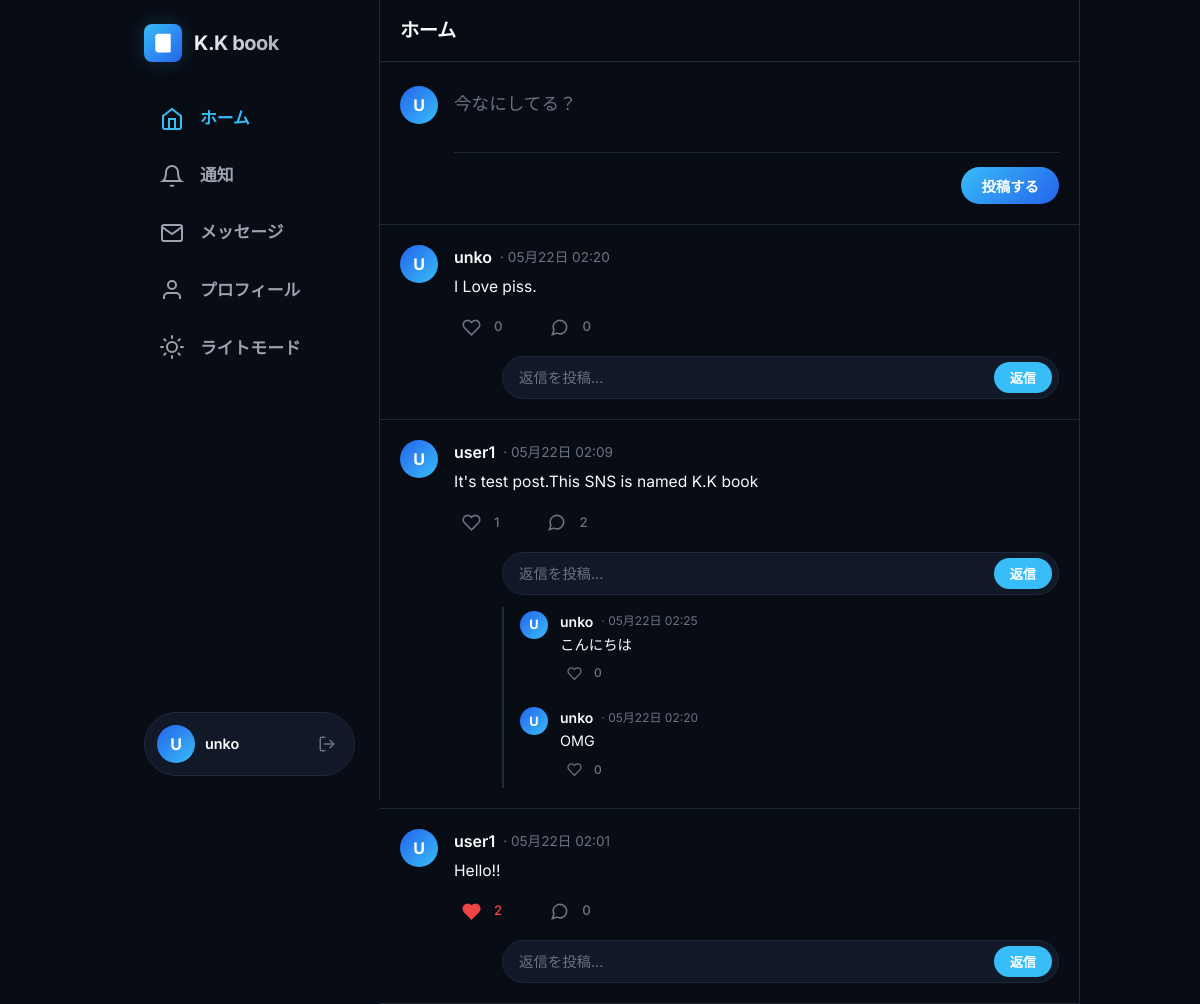
The app's page / (signed in) with its own data.
### models.py (models this page shows)
class User(UserMixin, db.Model):
    id = db.Column(db.Integer, primary_key=True)
    username = db.Column(db.String(150), unique=True, nullable=False)
    password_hash = db.Column(db.String(150), nullable=False)
    posts = db.relationship('Post', backref='author', lazy=True)
    reactions = db.relationship('Reaction', backref='user', lazy=True)

class Post(db.Model):
    id = db.Column(db.Integer, primary_key=True)
    user_id = db.Column(db.Integer, db.ForeignKey('user.id'), nullable=False)
    content = db.Column(db.Text, nullable=False)
    created_at = db.Column(db.DateTime, default=datetime.utcnow)
    parent_id = db.Column(db.Integer, db.ForeignKey('post.id'), nullable=True) # リプライ用の自己参照
    replies = db.relationship('Post', backref=db.backref('parent', remote_side=[id]), lazy='dynamic')
    reactions = db.relationship('Reaction', backref='post', lazy='dynamic', cascade="all, delete-orphan")
    @property
    def ordered_replies(self):
        return self.replies.order_by(Post.created_at.desc()).all()

### app.py (the view)
@app.route('/')
@login_required
def index():
    posts = Post.query.filter_by(parent_id=None).order_by(Post.created_at.desc()).all()
    return render_template('index.html', posts=posts)

### app.py (called while the page is built)
@login_manager.user_loader
def load_user(user_id):
    return User.query.get(int(user_id))

### templates/index.html (shortened to what this page needs)
<!DOCTYPE html>
<html lang="ja">
<head>
    <link rel="stylesheet" href="{{ url_for('static', filename='style.css') }}">
</head>
<body>
    <div class="app-container">
        <div class="sidebar-left">
            <div>
                <div class="brand-section">
                    <div class="brand-logo">
                        <svg viewBox="0 0 24 24" fill="none" stroke="white" stroke-width="2.5" stroke-linecap="round" stroke-linejoin="round">
                            <path d="M4 19.5v-15A2.5 2.5 0 0 1 6.5 2H20v20H6.5a2.5 2.5 0 0 1-2.5-2.5Z" />
                            <path d="M6 6h10" />
                            <path d="M6 10h10" />
                        </svg>
                    </div>
                    <span class="brand-name">K.K book</span>
                </div>
                <div class="nav-menu">
                    <a href="/" class="nav-item active">
                        <svg viewBox="0 0 24 24"><path d="M3 9l9-7 9 7v11a2 2 0 0 1-2 2H5a2 2 0 0 1-2-2z"></path><polyline points="9 22 9 12 15 12 15 22"></polyline></svg>
                        <span>ホーム</span>
                    </a>
                    <a href="#" class="nav-item">
                        <svg viewBox="0 0 24 24"><path d="M18 8A6 6 0 0 0 6 8c0 7-3 9-3 9h18s-3-2-3-9"></path><path d="M13.73 21a2 2 0 0 1-3.46 0"></path></svg>
                        <span>通知</span>
                    </a>
                    <a href="#" class="nav-item">
                        <svg viewBox="0 0 24 24"><path d="M4 4h16c1.1 0 2 .9 2 2v12c0 1.1-.9 2-2 2H4c-1.1 0-2-.9-2-2V6c0-1.1.9-2 2-2z"></path><polyline points="22,6 12,13 2,6"></polyline></svg>
                        <span>メッセージ</span>
                    </a>
                    <a href="#" class="nav-item">
                        <svg viewBox="0 0 24 24"><path d="M20 21v-2a4 4 0 0 0-4-4H8a4 4 0 0 0-4 4v2"></path><circle cx="12" cy="7" r="4"></circle></svg>
                        <span>プロフィール</span>
                    </a>
                    <button id="theme-toggle-btn" class="nav-item sidebar-theme-btn">
                        <span id="theme-toggle-text">テーマ切替</span>
                    </button>
                </div>
            </div>
            <div class="user-profile-card">
                <div class="user-info">
                    <div class="avatar-placeholder">
                        {{ current_user.username[0] }}
                    </div>
                    <span class="username-label" title="{{ current_user.username }}">{{ current_user.username }}</span>
                </div>
                <a href="{{ url_for('logout') }}" class="btn-logout" title="ログアウト">
                    <svg viewBox="0 0 24 24" width="18" height="18" fill="none" stroke="currentColor" stroke-width="2" stroke-linecap="round" stroke-linejoin="round">
                        <path d="M9 21H5a2 2 0 0 1-2-2V5a2 2 0 0 1 2-2h4"></path>
                        <polyline points="16 17 21 12 16 7"></polyline>
                        <line x1="21" y1="12" x2="9" y2="12"></line>
                    </svg>
                </a>
            </div>
        </div>
        <div class="timeline">
            <div class="timeline-header">
                <h2 class="timeline-title">ホーム</h2>
            </div>
            <div class="composer-card">
                <div class="composer-avatar">
                    <div class="avatar-placeholder">
                        {{ current_user.username[0] }}
                    </div>
                </div>
                <form class="composer-form" method="POST" action="{{ url_for('create_post') }}">
                    <textarea class="composer-textarea" name="content" placeholder="今なにしてる？" required></textarea>
                    <div class="composer-actions">
                        <button type="submit" class="btn-post">投稿する</button>
                    </div>
                </form>
            </div>
            <div class="feed">
                {% for post in posts %}
                <div class="post-card">
                    <div class="post-avatar-wrapper">
                        <div class="avatar-placeholder">
                            {{ post.author.username[0] }}
                        </div>
                    </div>
                    <div class="post-main">
                        <div class="post-header">
                            <span class="post-username">{{ post.author.username }}</span>
                            <span class="post-meta">· {{ post.created_at.strftime('%m月%d日 %H:%M') }}</span>
                        </div>
                        <div class="post-body">{{ post.content }}</div>
                        <div class="post-footer">
                            {% set liked = post.reactions.filter_by(user_id=current_user.id, reaction_type='like').first() %}
                            <div class="action-wrapper action-like {{ 'liked' if liked else '' }}">
                                <form method="POST" action="{{ url_for('react_post', post_id=post.id) }}">
                                    <button type="submit" class="action-trigger" title="いいね">
                                        <svg viewBox="0 0 24 24" fill="none" stroke="currentColor">
                                            <path d="M20.84 4.61a5.5 5.5 0 0 0-7.78 0L12 5.67l-1.06-1.06a5.5 5.5 0 0 0-7.78 7.78l1.06 1.06L12 21.23l7.78-7.78 1.06-1.06a5.5 5.5 0 0 0 0-7.78z"></path>
                                        </svg>
                                    </button>
                                </form>
                                <span class="action-count">{{ post.reactions.filter_by(reaction_type='like').count() }}</span>
                            </div>
                            <div class="action-wrapper action-reply-trigger">
                                <button type="button" class="action-trigger" title="返信する" onclick="document.getElementById('reply-form-{{ post.id }}').focus();">
                                    <svg viewBox="0 0 24 24" fill="none" stroke="currentColor">
                                        <path d="M21 11.5a8.38 8.38 0 0 1-.9 3.8 8.5 8.5 0 0 1-7.6 4.7 8.38 8.38 0 0 1-3.8-.9L3 21l1.9-5.7a8.38 8.38 0 0 1-.9-3.8 8.5 8.5 0 0 1 4.7-7.6 8.38 8.38 0 0 1 3.8-.9h.5a8.48 8.48 0 0 1 8 8v.5z"></path>
                                    </svg>
                                </button>
                                <span class="action-count">{{ post.replies.count() }}</span>
                            </div>
                        </div>
                        <div class="reply-composer-wrapper">
                            <form class="reply-form-inline" method="POST" action="{{ url_for('reply_post', post_id=post.id) }}">
                                <input class="reply-input-inline" id="reply-form-{{ post.id }}" type="text" name="content" placeholder="返信を投稿..." required autocomplete="off">
                                <button type="submit" class="btn-reply-submit">返信</button>
                            </form>
                        </div>
                        {% if post.replies.count() > 0 %}
                        <div class="replies-section">
                            {% for reply in post.ordered_replies %}
                            <div style="display: flex; gap: 12px; padding: 4px 0;">
                                <div class="avatar-placeholder" style="width: 28px; height: 28px; font-size: 0.8rem;">
                                    {{ reply.author.username[0] }}
                                </div>
                                <div style="flex-grow: 1;">
                                    <div class="post-header" style="margin-bottom: 2px;">
                                        <span class="post-username" style="font-size: 0.875rem;">{{ reply.author.username }}</span>
                                        <span class="post-meta" style="font-size: 0.75rem;">· {{ reply.created_at.strftime('%m月%d日 %H:%M') }}</span>
                                    </div>
                                    <div class="post-body" style="font-size: 0.9rem; margin-bottom: 4px;">{{ reply.content }}</div>
                                    {% set reply_liked = reply.reactions.filter_by(user_id=current_user.id, reaction_type='like').first() %}
                                    <div class="post-footer" style="margin-top: 4px; gap: 20px;">
                                        <div class="action-wrapper action-like {{ 'liked' if reply_liked else '' }}">
                                            <form method="POST" action="{{ url_for('react_post', post_id=reply.id) }}">
                                                <button type="submit" class="action-trigger" style="width: 28px; height: 28px;" title="いいね">
                                                    <svg viewBox="0 0 24 24" fill="none" stroke="currentColor" style="width: 15px; height: 15px;">
                                                        <path d="M20.84 4.61a5.5 5.5 0 0 0-7.78 0L12 5.67l-1.06-1.06a5.5 5.5 0 0 0-7.78 7.78l1.06 1.06L12 21.23l7.78-7.78 1.06-1.06a5.5 5.5 0 0 0 0-7.78z"></path>
                                                    </svg>
                                                </button>
                                            </form>
                                            <span class="action-count" style="font-size: 0.75rem;">{{ reply.reactions.filter_by(reaction_type='like').count() }}</span>
                                        </div>
                                    </div>
                                </div>
                            </div>
                            {% endfor %}
                        </div>
                        {% endif %}
                    </div>
                </div>
                {% endfor %}
            </div>
    </div>
</body>
</html>

### records on screen
User: username "U", username "unko"
Post: author "U", author.username "unko", created_at "05月22日 02:20", content "I Love piss.", reactions.filter_by "0", replies.count "0"
Post: author "U", author.username "user1", created_at "05月22日 02:09", content "It's test post.This SNS is named K.K book", reactions.filter_by "1", replies.count "2"
Post: author "U", author.username "unko", created_at "05月22日 02:25", content "こんにちは", reactions.filter_by "0"
Post: author "U", author.username "unko", created_at "05月22日 02:20", content "OMG", reactions.filter_by "0"
Post: author "U", author.username "user1", created_at "05月22日 02:01", content "Hello!!", reactions.filter_by "2", replies.count "0"
